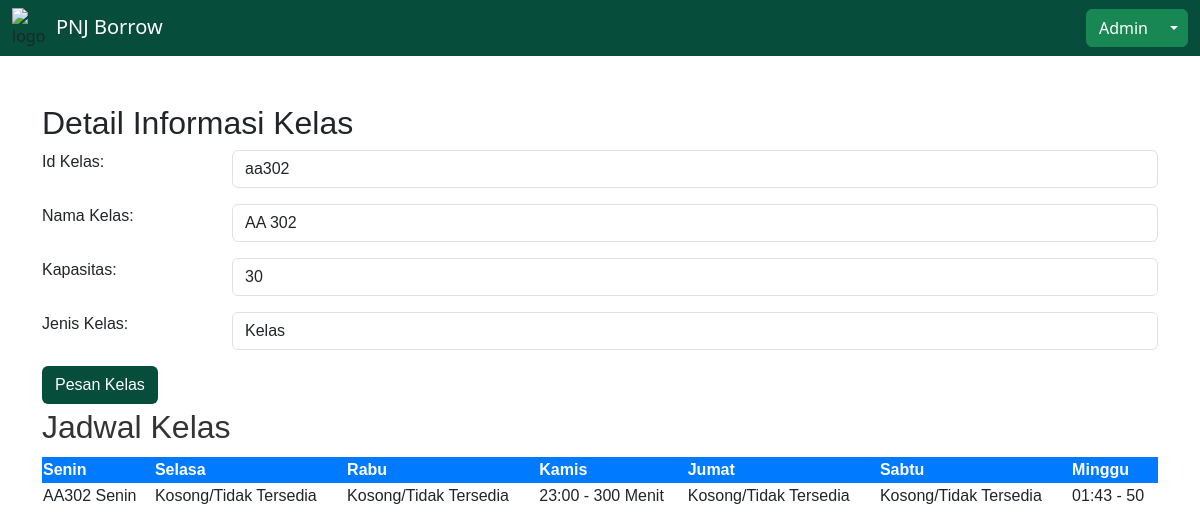
The app's page /detail_kelas.php?id=aa302 (signed in) with its own data.
### tables this page shows
CREATE TABLE IF NOT EXISTS `kelas` (
  `id_kelas` varchar(50) NOT NULL,
  `nama_kelas` varchar(50) NOT NULL,
  `kapasitas_kelas` int NOT NULL,
  `jenis_kelas` varchar(50) NOT NULL DEFAULT 'Kelas',
  PRIMARY KEY (`id_kelas`)
);

CREATE TABLE IF NOT EXISTS `jadwal_kelas` (
  `id_kelas` varchar(50) NOT NULL,
  `senin` varchar(500) NOT NULL DEFAULT 'Kosong/Tidak Tersedia',
  `selasa` varchar(500) NOT NULL DEFAULT 'Kosong/Tidak Tersedia',
  `rabu` varchar(500) NOT NULL DEFAULT 'Kosong/Tidak Tersedia',
  `kamis` varchar(500) NOT NULL DEFAULT 'Kosong/Tidak Tersedia',
  `jumat` varchar(500) NOT NULL DEFAULT 'Kosong/Tidak Tersedia',
  `sabtu` varchar(500) NOT NULL DEFAULT 'Kosong/Tidak Tersedia',
  `minggu` varchar(500) NOT NULL DEFAULT 'Kosong/Tidak Tersedia',
  PRIMARY KEY (`id_kelas`)
);

### detail_kelas.php (the view, shortened to what this page needs)
<?php
include("connection.php");
$isAdmin = $_SESSION['status_user'] == 'Administrator';
$isDosen = $_SESSION['status_user'] == 'Dosen';
if (isset($_GET['id'])) {
  $kelasId = $_GET['id'];
  $query = "SELECT * FROM kelas WHERE id_kelas = :kelasId";
  $stmt = $conn->prepare($query);
  $stmt->bindParam(':kelasId', $kelasId, PDO::PARAM_STR);
  $stmt->execute();
  $classDetails = $stmt->fetch(PDO::FETCH_ASSOC);
  $scheduleQuery = "SELECT * FROM jadwal_kelas WHERE id_kelas = :kelasId";
  $scheduleStmt = $conn->prepare($scheduleQuery);
  $scheduleStmt->bindParam(':kelasId', $kelasId, PDO::PARAM_STR);
  $scheduleStmt->execute();
  $classSchedule = $scheduleStmt->fetchAll(PDO::FETCH_ASSOC);
}
?>
<!DOCTYPE html>
<html lang="en">
<head>
  <link href="https://cdn.jsdelivr.net/npm/bootstrap@5.3.2/dist/css/bootstrap.min.css" rel="stylesheet" />
</head>
<body>
  <div class=" page-holder bg-cover">
    <nav style="background-color: #064e3b;" class="navbar navbar-expand-xl navbar-light">
      <div class="container-fluid">
        <div class="d-flex flex-row">
          <img src="./Meta/logoooo0.png" style="width: 40px; height: 40px;" alt="logo">
          <div class="p-1">
            <a class="navbar-brand text-white" href="index.php">PNJ Borrow</a>
          </div>
        </div>
        <div class="btn-group">
          <button type="button" class="btn btn-success text-white"><?= $_SESSION["username"] ?></button>
          <button type="button" class="btn dropdown-toggle dropdown-toggle-split btn-success" data-bs-toggle="dropdown" data-bs-display="static" aria-expanded="false">
          </button>
        </div>
      </div>
    </nav>
    <div class="container mt-5" style="font-family: Arial, sans-serif;">
      <div class="">
        <h2>Detail Informasi Kelas</h2>
        <form action="<?php if ($classDetails) : ?>" method="post">
          <div class="mb-3 row">
            <label for="idkelas" class="form-label col-sm-2">Id Kelas:</label>
            <div class="col-sm-10">
              <input type="text" class="form-control" name="idkelas" value="<?php echo $classDetails['id_kelas']; ?>" required>
            </div>
          </div>
          <div class="mb-3 row">
            <label for="namakelas" class="form-label col-sm-2">Nama Kelas:</label>
            <div class="col-sm-10">
              <input type="text" class="form-control" name="namakelas" value="<?php echo $classDetails['nama_kelas']; ?>" required>
            </div>
          </div>
          <div class="mb-3 row">
            <label for="Kapasitas" class="form-label col-sm-2">Kapasitas:</label>
            <div class="col-sm-10">
              <input type="text" class="form-control" name="kapasitas" value="<?php echo $classDetails['kapasitas_kelas']; ?>" required>
            </div>
          </div>
          <div class="mb-3 row">
            <label for="jeniskelas" class="form-label col-sm-2">Jenis Kelas:</label>
            <div class="col-sm-10">
              <input type="text" class="form-control" name="jeniskelas" value="<?php echo $classDetails['jenis_kelas']; ?>" required>
            </div>
          </div>
        </form>
      </div>
      <?php if ($isAdmin || $isDosen) : ?>
        <div style="margin-top: 5px;">
          <button style="background-color: #064e3b;" type="button" class="btn mb-1 text-white" data-bs-toggle="modal" data-bs-target="#adminActionsModal">
            Pesan Kelas
          </button>
        </div>
      <?php endif; ?>
      <?php if ($classSchedule) : ?>
        <h2 style="color: #333;">Jadwal Kelas</h2>
        <table style="width: 100%; border-collapse: collapse; margin-top: 10px;">
          <thead style="background-color: #007bff; color: #fff;">
            <tr>
              <th>Senin</th>
              <th>Selasa</th>
              <th>Rabu</th>
              <th>Kamis</th>
              <th>Jumat</th>
              <th>Sabtu</th>
              <th>Minggu</th>
            </tr>
          </thead>
          <tbody>
            <?php foreach ($classSchedule as $row) : ?>
              <tr>
                <td><?php echo $row['senin']; ?></td>
                <td><?php echo $row['selasa']; ?></td>
                <td><?php echo $row['rabu']; ?></td>
                <td><?php echo $row['kamis']; ?></td>
                <td><?php echo $row['jumat']; ?></td>
                <td><?php echo $row['sabtu']; ?></td>
                <td><?php echo $row['minggu']; ?></td>
              </tr>
            <?php endforeach; ?>
          </tbody>
        </table>
      <?php else : ?>
        <p style="color: #333;">Jadwal kelas tidak ditemukan.</p>
      <?php endif; ?>
    <?php else : ?>
      <p style="color: #333;">Data kelas tidak ditemukan.</p>
    <?php endif; ?>
    </div>
</body>
</html>

### records on screen
kelas: idkelas "aa302", namakelas "AA 302", kapasitas "30", jeniskelas "Kelas"
jadwal_kelas: senin "AA302 Senin", selasa "Kosong/Tidak Tersedia", rabu "Kosong/Tidak Tersedia", kamis "23:00 - 300 Menit", jumat "Kosong/Tidak Tersedia", sabtu "Kosong/Tidak Tersedia", minggu "01:43 - 50"

### other values on screen
$_SESSION["username"] "Admin"
